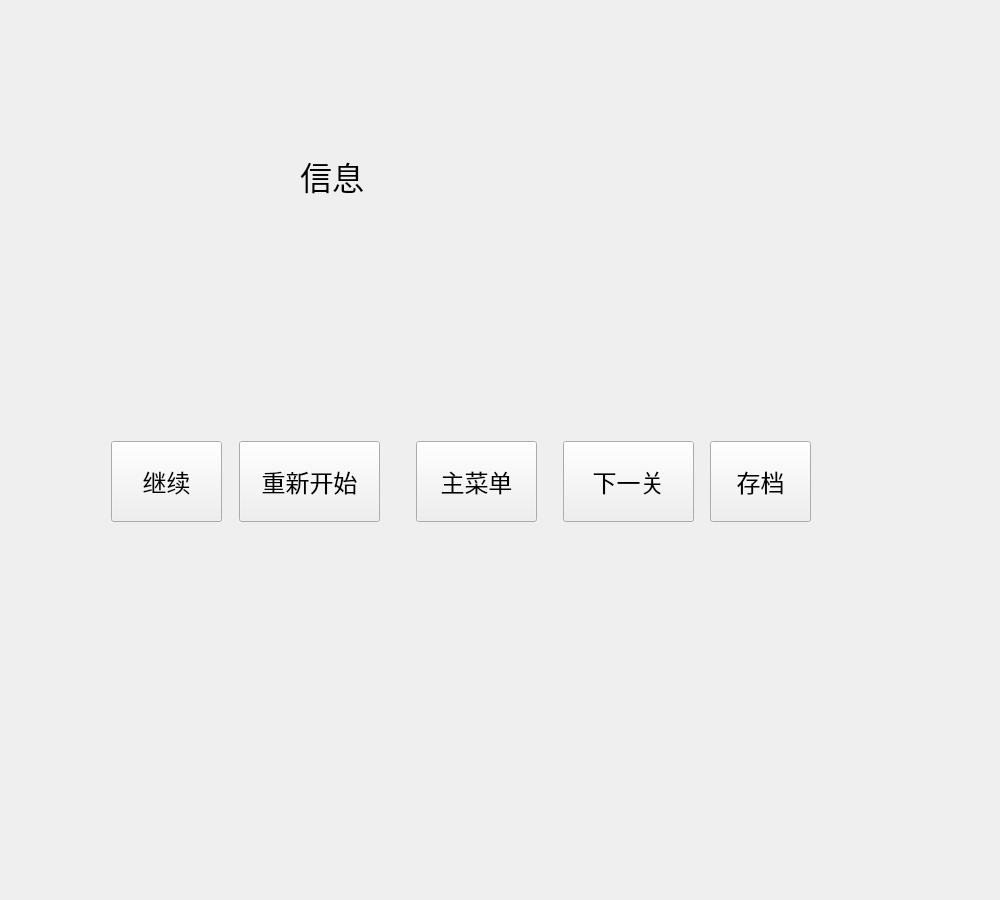
<?xml version="1.0" encoding="UTF-8"?>
<ui version="4.0">
 <class>MenuPage</class>
 <widget class="QWidget" name="MenuPage">
  <property name="geometry">
   <rect>
    <x>0</x>
    <y>0</y>
    <width>1000</width>
    <height>900</height>
   </rect>
  </property>
  <property name="windowTitle">
   <string>菜单</string>
  </property>
  <widget class="QLabel" name="info_label">
   <property name="geometry">
    <rect>
     <x>300</x>
     <y>130</y>
     <width>251</width>
     <height>91</height>
    </rect>
   </property>
   <property name="font">
    <font>
     <family>微软雅黑 Light</family>
     <pointsize>24</pointsize>
    </font>
   </property>
   <property name="text">
    <string>信息</string>
   </property>
  </widget>
  <widget class="ScoreBoard" name="winner_board" native="true">
   <property name="geometry">
    <rect>
     <x>230</x>
     <y>300</y>
     <width>321</width>
     <height>111</height>
    </rect>
   </property>
  </widget>
  <widget class="BetterButton" name="continue_button">
   <property name="geometry">
    <rect>
     <x>111</x>
     <y>441</y>
     <width>111</width>
     <height>81</height>
    </rect>
   </property>
   <property name="sizePolicy">
    <sizepolicy hsizetype="Preferred" vsizetype="Preferred">
     <horstretch>0</horstretch>
     <verstretch>0</verstretch>
    </sizepolicy>
   </property>
   <property name="font">
    <font>
     <family>微软雅黑 Light</family>
     <pointsize>18</pointsize>
    </font>
   </property>
   <property name="text">
    <string>继续</string>
   </property>
  </widget>
  <widget class="BetterButton" name="replay_button">
   <property name="geometry">
    <rect>
     <x>239</x>
     <y>441</y>
     <width>141</width>
     <height>81</height>
    </rect>
   </property>
   <property name="sizePolicy">
    <sizepolicy hsizetype="Fixed" vsizetype="Preferred">
     <horstretch>100</horstretch>
     <verstretch>0</verstretch>
    </sizepolicy>
   </property>
   <property name="font">
    <font>
     <family>微软雅黑 Light</family>
     <pointsize>18</pointsize>
    </font>
   </property>
   <property name="text">
    <string>重新开始</string>
   </property>
  </widget>
  <widget class="BetterButton" name="home_button">
   <property name="geometry">
    <rect>
     <x>416</x>
     <y>441</y>
     <width>121</width>
     <height>81</height>
    </rect>
   </property>
   <property name="sizePolicy">
    <sizepolicy hsizetype="Minimum" vsizetype="Preferred">
     <horstretch>0</horstretch>
     <verstretch>0</verstretch>
    </sizepolicy>
   </property>
   <property name="font">
    <font>
     <family>微软雅黑 Light</family>
     <pointsize>18</pointsize>
    </font>
   </property>
   <property name="text">
    <string>主菜单</string>
   </property>
  </widget>
  <widget class="BetterButton" name="next_button">
   <property name="geometry">
    <rect>
     <x>563</x>
     <y>441</y>
     <width>131</width>
     <height>81</height>
    </rect>
   </property>
   <property name="sizePolicy">
    <sizepolicy hsizetype="Minimum" vsizetype="Preferred">
     <horstretch>0</horstretch>
     <verstretch>0</verstretch>
    </sizepolicy>
   </property>
   <property name="font">
    <font>
     <family>微软雅黑 Light</family>
     <pointsize>18</pointsize>
    </font>
   </property>
   <property name="text">
    <string>下一关</string>
   </property>
  </widget>
  <widget class="BetterButton" name="save_button">
   <property name="geometry">
    <rect>
     <x>710</x>
     <y>441</y>
     <width>101</width>
     <height>81</height>
    </rect>
   </property>
   <property name="sizePolicy">
    <sizepolicy hsizetype="Minimum" vsizetype="Preferred">
     <horstretch>0</horstretch>
     <verstretch>0</verstretch>
    </sizepolicy>
   </property>
   <property name="font">
    <font>
     <family>微软雅黑 Light</family>
     <pointsize>18</pointsize>
    </font>
   </property>
   <property name="text">
    <string>存档</string>
   </property>
  </widget>
 </widget>
 <customwidgets>
  <customwidget>
   <class>BetterButton</class>
   <extends>QPushButton</extends>
   <header>tools/betterbutton.h</header>
  </customwidget>
  <customwidget>
   <class>ScoreBoard</class>
   <extends>QWidget</extends>
   <header>tools/scoreboard.h</header>
   <container>1</container>
  </customwidget>
 </customwidgets>
 <resources/>
 <connections/>
</ui>
